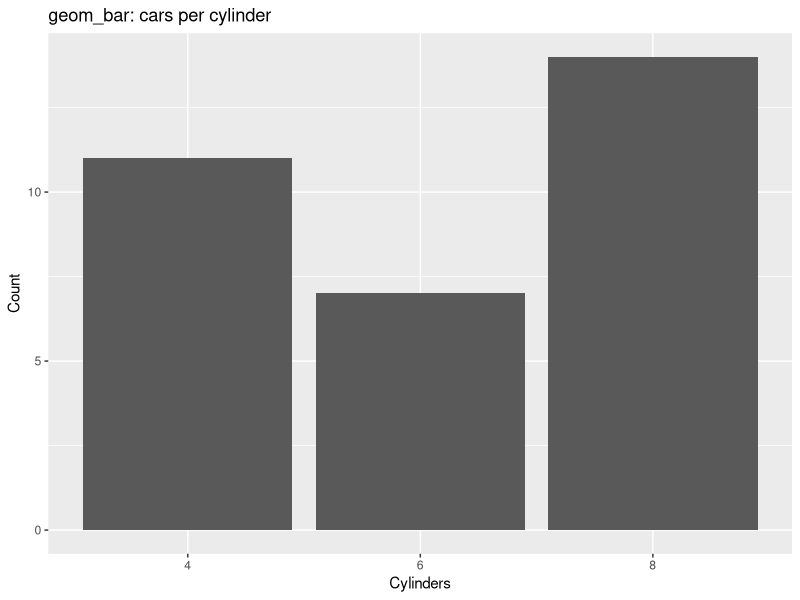
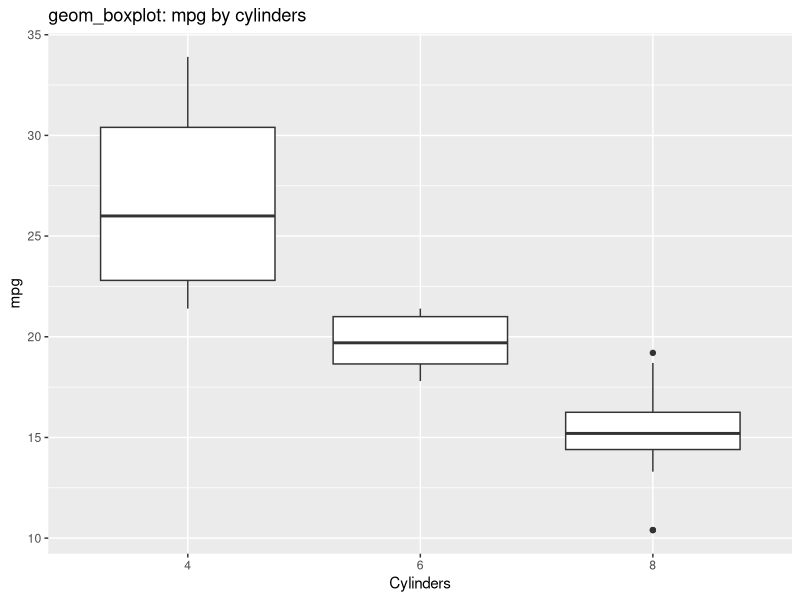
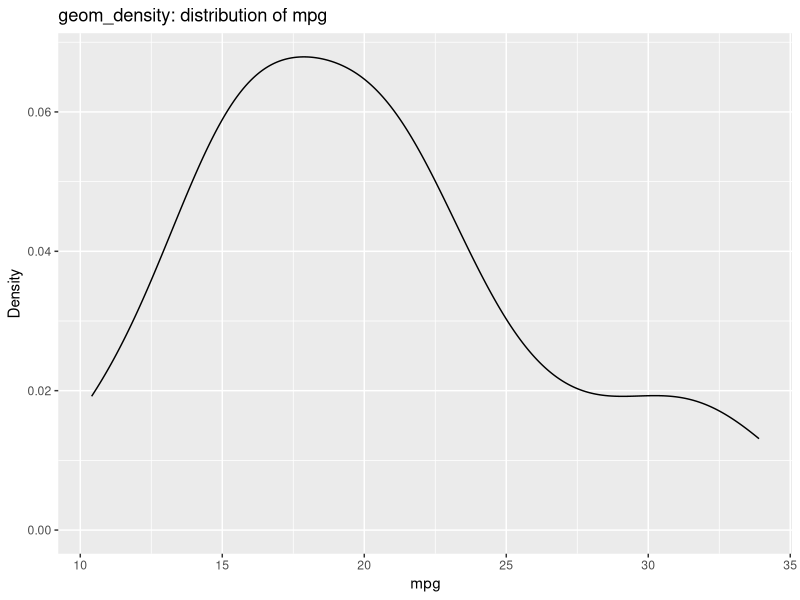
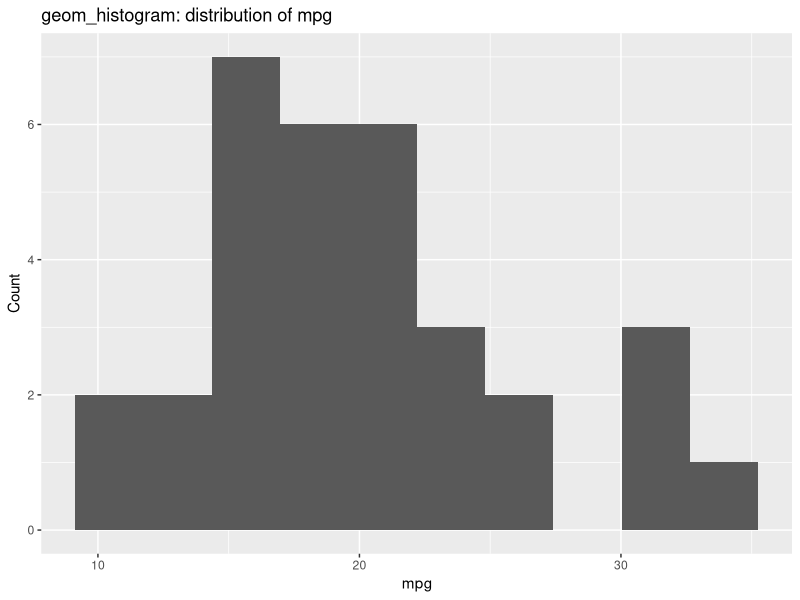
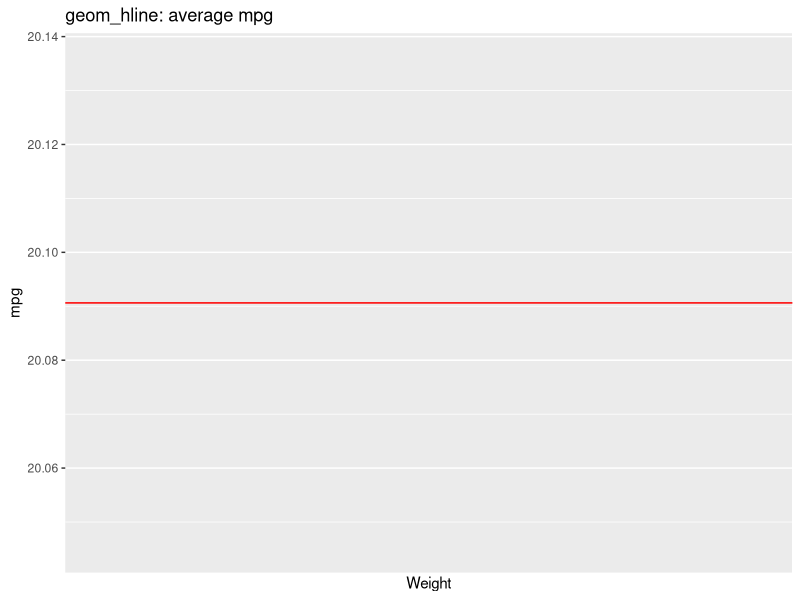
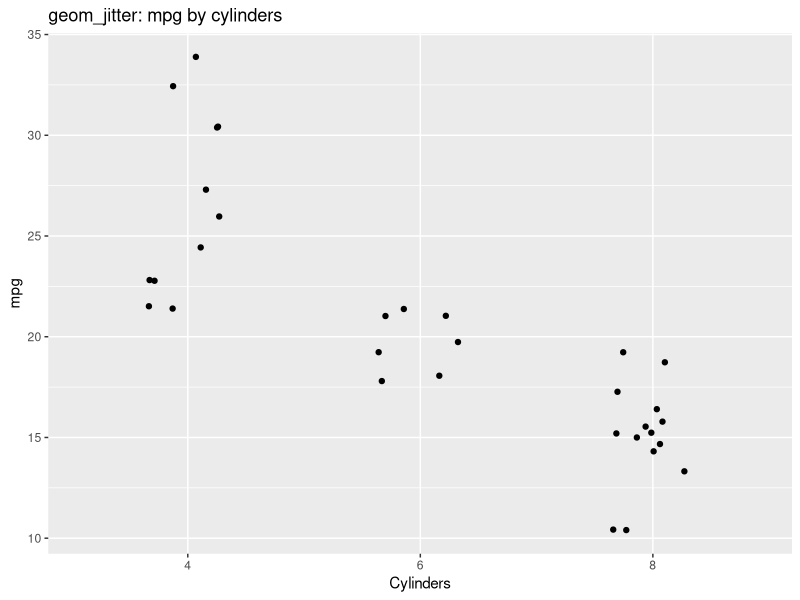
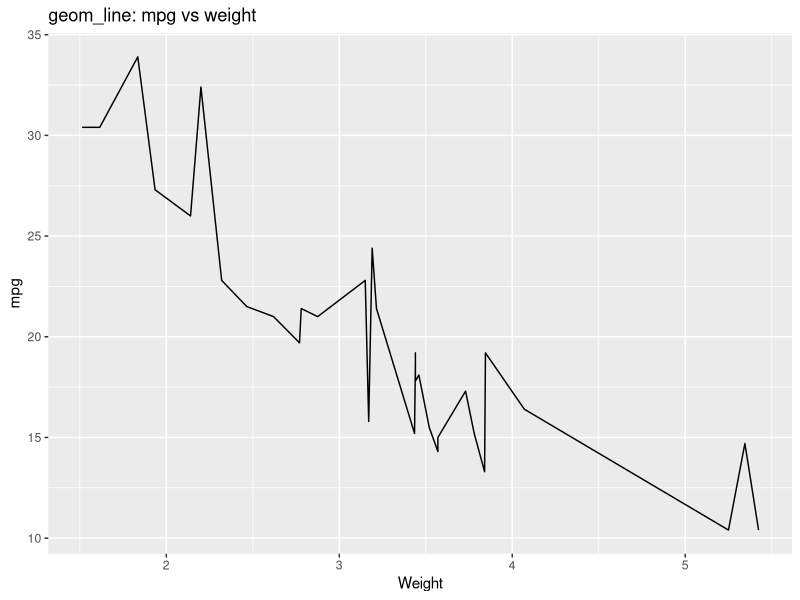
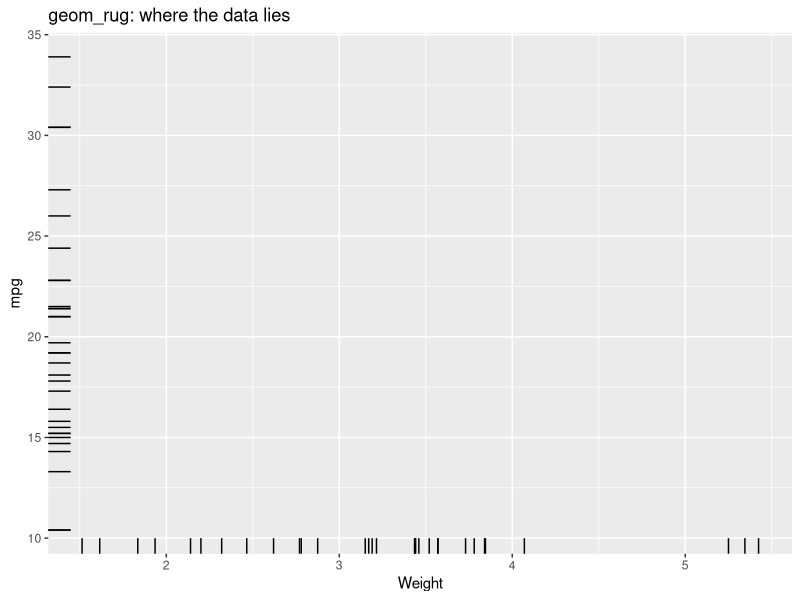

Here is the R script that generated these plots, in order:
## ---- chunk 1
# Load ggplot2 (run install.packages("ggplot2") once if it is missing)
install.packages("ggplot2")
library(ggplot2)
## ---- chunk 2
# Load the built-in mtcars dataset
data(mtcars)

# Turn cylinders into a factor so it is treated as a category
mtcars$cyl_f <- factor(mtcars$cyl)

# Copy the car names (row names) into a column so we can label points
mtcars$car <- rownames(mtcars)
## ---- chunk 3
# Start a plot with cylinder category on the x-axis
ggplot(mtcars, aes(x = cyl_f)) +
  # Draw bars whose height is the number of cars in each category
  geom_bar() +
  # Add a title and axis labels
  labs(title = "geom_bar: cars per cylinder", x = "Cylinders", y = "Count")
## ---- chunk 4
# Start a plot with cylinders on x and mpg on y
ggplot(mtcars, aes(x = cyl_f, y = mpg)) +
  # Draw one boxplot per cylinder group (median, quartiles, outliers)
  geom_boxplot() +
  # Add a title and axis labels
  labs(title = "geom_boxplot: mpg by cylinders", x = "Cylinders", y = "mpg")
## ---- chunk 5
# Start a plot using only mpg on the x-axis
ggplot(mtcars, aes(x = mpg)) +
  # Draw a smooth curve showing how mpg values are distributed
  geom_density() +
  # Add a title and axis labels
  labs(title = "geom_density: distribution of mpg", x = "mpg", y = "Density")
## ---- chunk 6
# Start a plot using only mpg on the x-axis
ggplot(mtcars, aes(x = mpg)) +
  # Draw bars that count how many cars fall in each mpg bin (10 bins)
  geom_histogram(bins = 10) +
  # Add a title and axis labels
  labs(title = "geom_histogram: distribution of mpg", x = "mpg", y = "Count")
## ---- chunk 7
# Start a plot with weight on x and mpg on y
ggplot(mtcars, aes(x = wt, y = mpg)) +
  # Draw a horizontal line at the average mpg
  geom_hline(yintercept = mean(mtcars$mpg), color = "red") +
  # Add a title and axis labels
  labs(title = "geom_hline: average mpg", x = "Weight", y = "mpg")
## ---- chunk 8
# Start a plot with cylinders on x and mpg on y
ggplot(mtcars, aes(x = cyl_f, y = mpg)) +
  # Draw each car as a point, shifted randomly sideways so points don't overlap
  geom_jitter(width = 0.2) +
  # Add a title and axis labels
  labs(title = "geom_jitter: mpg by cylinders", x = "Cylinders", y = "mpg")
## ---- chunk 9
# Start a plot with weight on x and mpg on y
ggplot(mtcars, aes(x = wt, y = mpg)) +
  # Connect the observations with a line, ordered by weight
  geom_line() +
  # Add a title and axis labels
  labs(title = "geom_line: mpg vs weight", x = "Weight", y = "mpg")
## ---- chunk 10
# Start a plot with weight on x and mpg on y
ggplot(mtcars, aes(x = wt, y = mpg)) +
  # Draw small tick marks on both axes at every observed value
  geom_rug() +
  # Add a title and axis labels
  labs(title = "geom_rug: where the data lies", x = "Weight", y = "mpg")
## ---- chunk 11
# Start a plot with weight on x, mpg on y, and car names as labels
ggplot(mtcars, aes(x = wt, y = mpg, label = car)) +
  # Write each car's name at its position (small font so labels fit)
  geom_text(size = 3) +
  # Add a title and axis labels
  labs(title = "geom_text: car names", x = "Weight", y = "mpg")
## ---- chunk 12
# Start a plot with cylinders on x and mpg on y
ggplot(mtcars, aes(x = cyl_f, y = mpg)) +
  # Draw a mirrored density shape for each group
  geom_violin() +
  # Add a title and axis labels
  labs(title = "geom_violin: mpg by cylinders", x = "Cylinders", y = "mpg")
## ---- chunk 13
# Start a plot with weight on x and mpg on y
ggplot(mtcars, aes(x = wt, y = mpg)) +
  # Draw a vertical line at the average weight
  geom_vline(xintercept = mean(mtcars$wt), color = "blue") +
  # Add a title and axis labels
  labs(title = "geom_vline: average weight", x = "Weight", y = "mpg")
